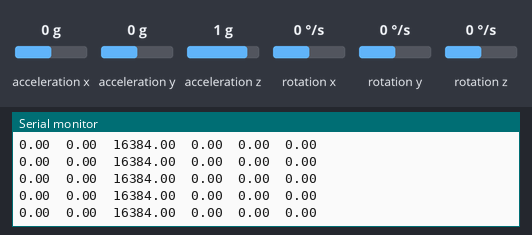
Recording of a sketch running on a simulated ESP32. Shown: the last lines printed to the serial monitor. Inputs (shaded band) come from the test bench; at power-on: acceleration x 0 g, acceleration y 0 g, acceleration z 1 g, rotation x 0 °/s, rotation y 0 °/s, rotation z 0 °/s.

Above: at 1.2 s.
1.3 s: acceleration x set to -1.4 g
At 1.38 s:
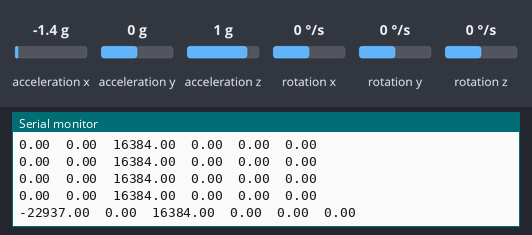
2.8 s: acceleration y set to -1.4 g
At 2.83 s:
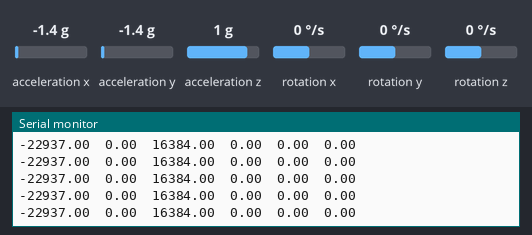
4.3 s: acceleration z set to -1.4 g
At 4.39 s:
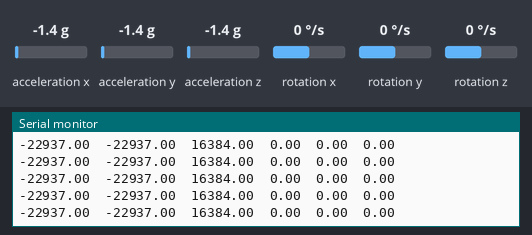
5.8 s: rotation x set to -192 °/s
At 5.85 s:
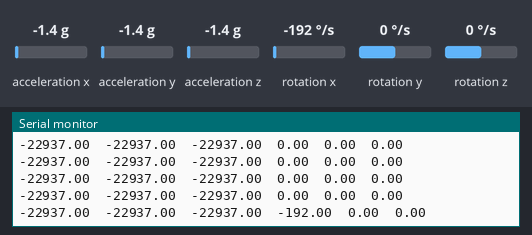
7.3 s: rotation y set to -192 °/s
At 7.3 s:
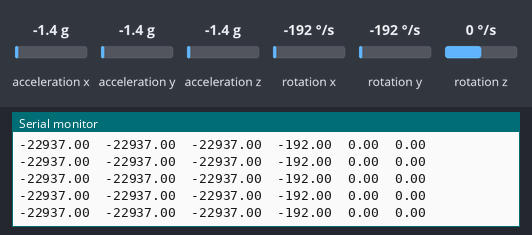

Measured:
- after the input at 1.3 s, the serial monitor: prints a new line after 0.08 s (image 1)
- after the input at 5.8 s, the serial monitor: prints a new line at once (image 4)

The sketch:

mpu6050.ino
```cpp
#include <Wire.h>
#include <MPU6050.h>

MPU6050 accelgyro;

int16_t ax, ay, az;
int16_t gx, gy, gz;

// Earth gravity in m/s²
const float g = 9.80665;

void setup() {
    Wire.begin(21, 22);
    Serial.begin(38400);

    Serial.println("Initializing I2C devices...");
    accelgyro.initialize();

    Serial.println("Testing device connections...");
    Serial.println(accelgyro.testConnection() ? "MPU6050 connection successful" : "MPU6050 connection failed");

    //accelgyro.initialize(MPU6050_ACCEL_FS_4, MPU6050_GYRO_FS_2000);

  //  accelgyro.initialize();
    // Print table header
    Serial.println("Accel (m/s²)\t\tGyro (°/s)");
    Serial.println("X\t\tY\t\tZ\t\tX\t\tY\t\tZ");
}

void loop() {
    accelgyro.getMotion6(&ax, &ay, &az, &gx, &gy, &gz);

    // Convert raw values to g and deg/s
    float ax_g = (ax /1);
    float ay_g = (ay / 1);
    float az_g = (az / 1);

    float gx_dps = gx / 131;
    float gy_dps = gy / 131;
    float gz_dps = gz / 131;


    // Print with fixed width for alignment
    Serial.print(String(ax_g, 2)); Serial.print("\t");
    Serial.print(String(ay_g, 2)); Serial.print("\t");
    Serial.print(String(az_g, 2)); Serial.print("\t");
    Serial.print(String(gx_dps, 2)); Serial.print("\t");
    Serial.print(String(gy_dps, 2)); Serial.print("\t");
    Serial.println(String(gz_dps, 2));

    delay(100);
}
```
